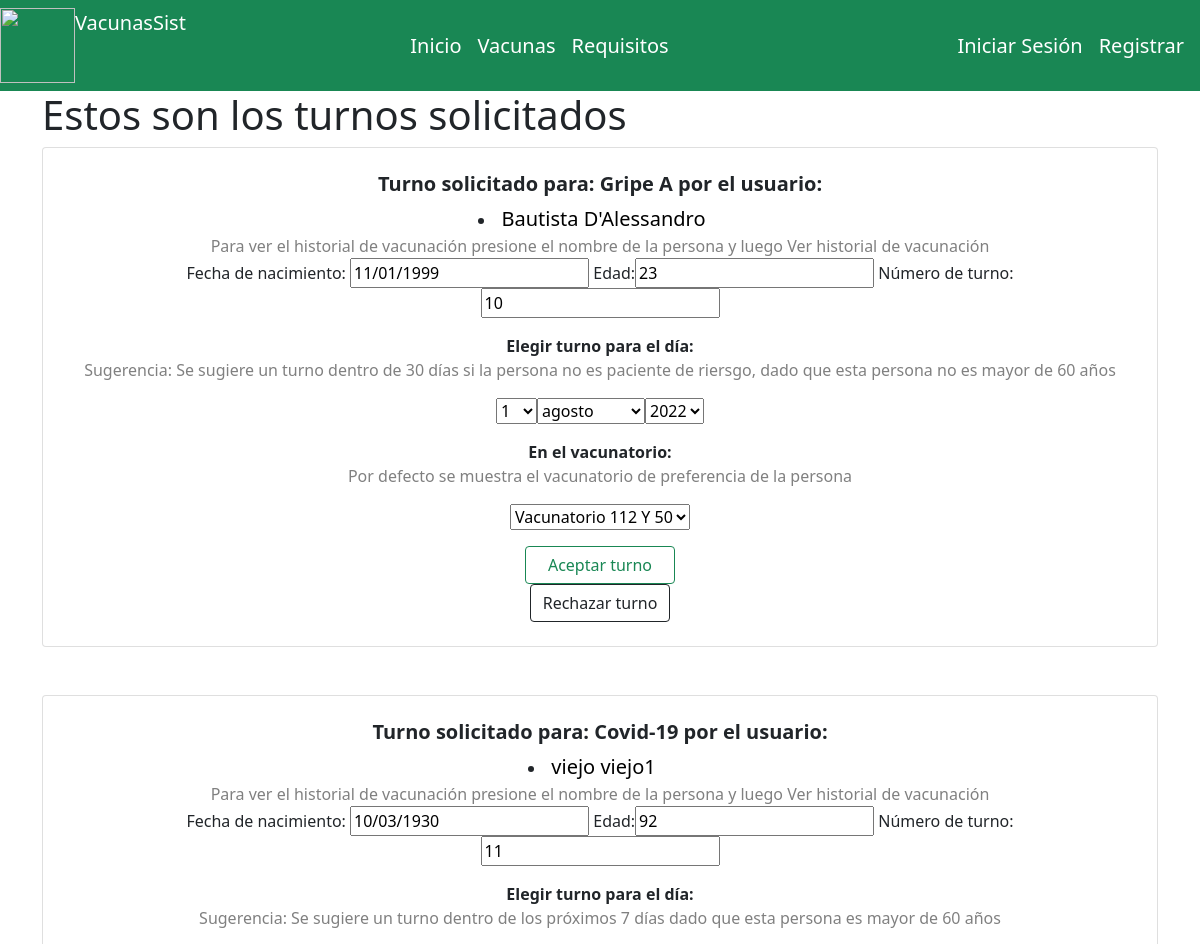
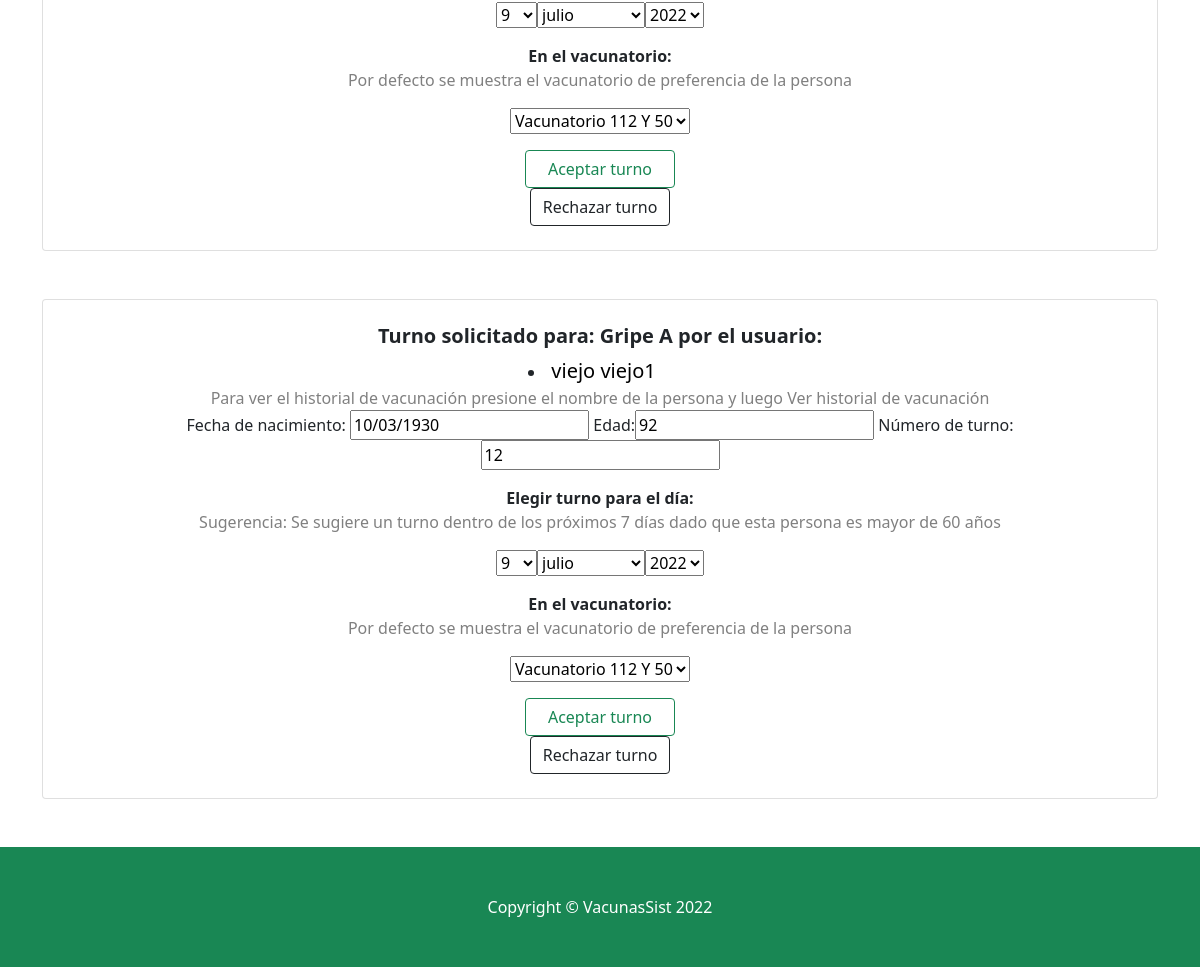
Screenshot of /aceptar_turnos with the database file from the repository (2 pictures, top to bottom).
### website/models.py (models this page shows)
class Turno(models.Model):
    user = models.ForeignKey(Usuario, on_delete=models.CASCADE)
    vacuna = models.CharField(max_length=20)
    fecha =  models.DateField(null=True)
    asignado = models.BooleanField(default=False)
    estado= models.ForeignKey(EstadosTurno, on_delete=models.CASCADE)
    vacunatorio=models.ForeignKey(Vacunatorio, on_delete=models.CASCADE,null=True)

class Usuario(AbstractBaseUser):
    username =models.CharField('Nombre de usuario', unique=True, max_length=100)
    email = models.EmailField('Correo electrónico', max_length=254, unique=True)
    nombre = models.CharField('Nombre', max_length=254)
    apellido = models.CharField('apellido', max_length=254)
    dni=models.IntegerField(help_text="DNI de la persona", unique=True)
    fecha_nacimiento= models.DateField(help_text="Fecha de nacimiento de la persona")
    residencia = models.TextField(help_text="Descripción de la tarea", null=True)
    vacunatorio_preferencia =models.ForeignKey(Vacunatorio, on_delete=models.CASCADE,null=True)
    fecha_creacion = models.DateTimeField(auto_now_add=True)
    identidad_verificada=models.BooleanField(default=False)
    es_vacunador = models.BooleanField(default=False)
    es_administrador = models.BooleanField(default=False)
    objects= UsuarioManager()
    USERNAME_FIELD = 'username'
    REQUIRED_FIELDS = ['email','nombre', 'apellido','dni', 'fecha_nacimiento']

### website/views.py (the view)
# urls.py: path('aceptar_turnos',views.aceptarTurnos, name="aceptar_turnos"),
def aceptarTurnos(request):
    print("Es un post")
    print(request.method=="POST")
    if(request.method=="POST"):
        print("adentro del post")
        try:
            nacimiento=request.POST.get("nacimiento")
            turno_id= request.POST.get("turno_id")
            fecha=request.POST.get("fecha_day") + "/" + request.POST.get("fecha_month") + "/" + request.POST.get("fecha_year")
            fechaturno=request.POST.get("fecha_year") + "-" + request.POST.get("fecha_month") + "-" + request.POST.get("fecha_day")
            print(fecha + nacimiento)
            nacimiento=datetime.datetime.strptime(nacimiento, '%d/%m/%Y')
            print(type(nacimiento))
            print(type(fecha))
            fecha=datetime.datetime.strptime(fecha, '%d/%m/%Y')
            fecha=fecha.date()
            if ((fecha>= date.today())):
                print("fecha del turno" + fechaturno)
                turno= Turno.objects.get(id=turno_id)
                turno.fecha=fechaturno
                turno.estado_id= EstadosTurno.objects.get(id="2")
                vacunatorio=request.POST.get("vacunatorio")
                turno.vacunatorio=Vacunatorio.objects.get(id=vacunatorio)
                turno.save()
                messages.success(request, 'El turno fue aceptado correctamente')
                return render(request, 'website/index.html')
            else:
                print("entre al else")
                messages.error(request, 'La fecha del turno debe ser igual o posterior a la fecha de hoy')
                return render(request, 'website/index.html')
        except Exception as e:
            print(e)
            messages.error(request, 'El turno no fue aceptado porque debe ser dentro de los 7 proximos dias')
    else:
        class Auxiliar():
            def __init__(self):
                self.vacuna = None
                self.idvacuna=None
                self.turnoid= None
                self.idusuario=None
                self.nombre = None
                self.apellido = None
                self.prioridad=None
                self.mensaje=None
                self.fecha_form =None
        arrAuxiliar = []
        try:
            list_turnos = Turno.objects.filter(estado_id=1)
            for turno in list_turnos:
                user= Usuario.objects.get(id=turno.user_id)
                aux = Auxiliar()
                aux.vacuna=turno.vacuna
                aux.turnoid=turno.id
                aux.idusuario=user.id
                aux.nombre=user.nombre
                aux.apellido=user.apellido
                fecha_form=TurnoConPrioridad()
                if ((date.today().year-user.fecha_nacimiento.year)>60):
                    fecha_form.fields['fecha'].initial = date.today() + datetime.timedelta(7)
                    aux.mensaje= "Se sugiere un turno dentro de los próximos 7 días dado que esta persona es mayor de 60 años"
                else:
                    fecha_form.fields['fecha'].initial = date.today() + datetime.timedelta(30)
                    aux.mensaje= "Se sugiere un turno dentro de 30 días si la persona no es paciente de riersgo, dado que esta persona no es mayor de 60 años"
                fecha_nacimiento=user.fecha_nacimiento
                fecha_actual = date.today()
                print("1")
                resultado = fecha_actual.year - fecha_nacimiento.year
                print("2")
                resultado -= ((fecha_actual.month, fecha_actual.day) < (fecha_nacimiento.month,fecha_nacimiento.day))
                print("3")
                fecha_form.fields['turno_id'].initial = aux.turnoid
                print("4")
                fecha_form.fields['edad'].initial = resultado
                print("5")
                fecha_form.fields['nacimiento'].initial = user.fecha_nacimiento
                print("6")
                fecha_form.fields['vacunatorio'].initial = user.vacunatorio_preferencia
                print("7")
                fecha_form=fecha_form.deshabilitarCampos()
                print("8")
                aux.fecha_form=fecha_form
                print(user.fecha_nacimiento)
                arrAuxiliar.append(aux)
            return render(request, "website/ver_turnos_aceptables.html",{"list_turnos":arrAuxiliar })
        except Exception as e:
            print(e)

### website/forms.py (called while the page is built)
    def deshabilitarCampos(self, ):
        self.fields['edad'].widget.attrs.update({'readonly': True})
        self.fields['nacimiento'].widget.attrs.update({'readonly': True})
        self.fields['turno_id'].widget.attrs.update({'readonly': True})
        return self

### website/models.py (called while the page is built)
    def __str__(self):
           return self.nombre + self.ubicacion

### website/templates/website/ver_turnos_aceptables.html (shortened to what this page needs)
{% extends "website/layout.html" %}
{% block body %}
<div class="container">
  <div class="row">
    <div class="col">
            <table>
                <h1>Estos son los turnos solicitados</h1>
                {% for un_turno in list_turnos %}
                <div class="col mb-5">
                    <div class="card h-100">
                        <div class="card-body p-4">
                            <div class="text-center">
                                <h5 class="fw-bolder">Turno solicitado para: {{ un_turno.vacuna }} por el usuario: </h5>
                                <li class="nav-item"><a class="navbar-brand " style="color:black" href="{% url 'ver_perfil_usuario' un_turno.idusuario %}"> {{un_turno.nombre}} {{un_turno.apellido}} </a></li>
                                <span style="color:gray">Para ver el historial de vacunación presione el nombre de la persona y luego Ver historial de vacunación</span>
                                    <form method="post">
                                      <div class="form-group">
                                        <p>
                                        Fecha de nacimiento: {{ un_turno.fecha_form.nacimiento }} Edad:{{ un_turno.fecha_form.edad }}
                                        Número de turno: {{ un_turno.fecha_form.turno_id }}
                                          </p>
                                        <b> Elegir turno para el día: </b>
                                        <p style="color:gray">Sugerencia: {{ un_turno.mensaje }}</p>
                                          <p>{{ un_turno.fecha_form.fecha }} </p>
                                        <b> En el vacunatorio: </b>
                                        <p style="color:gray">Por defecto se muestra el vacunatorio de preferencia de la persona</p>
                                          <p>{{ un_turno.fecha_form.vacunatorio }} </p>
                                      </div>
                                    <input  class="btn btn-outline-success"  type="submit" value="Aceptar turno" style="width: 150px;">
                                  </form>
                                  <div class="nav-item"><a class="btn btn-outline-dark mt-auto" href="{% url 'cancelar_turno_usuario' un_turno.turnoid %}">Rechazar turno</a></div>
                            </div>
                        </div>
                    </div>
                </div>
                {% endfor  %}
            </table>
    </div>
    </div>
  </div>
 {% endblock %}

### rows the page displays
Turno: vacuna "Gripe A"
Usuario: nombre "Bautista", apellido "D'Alessandro"
Turno: vacuna "Covid-19"
Usuario: nombre "viejo" "viejo", apellido "viejo1" "viejo1"
Turno: vacuna "Gripe A"

### other values shown
{{ un_turno.mensaje }} "Se sugiere un turno dentro de 30 días si la persona no es paciente de riersgo, dado que esta persona no es mayor de 60 años" "Se sugiere un turno dentro de los próximos 7 días dado que esta persona es mayor de 60 años" "Se sugiere un turno dentro de los próximos 7 días dado que esta persona es mayor de 60 años"
